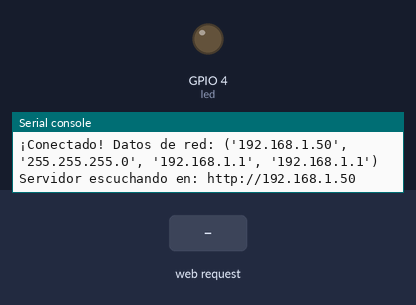
Bench run of a program on a simulated ESP32 board running MicroPython. Parts: output pins drawn as LEDs (lit = HIGH), the last lines printed to the serial console. Inputs (shaded band) come from the test bench. WiFi joins after 1.5 s.

Above: at 3.7 s.
3.8 s: HTTP request GET /led received
At 4.7 s:
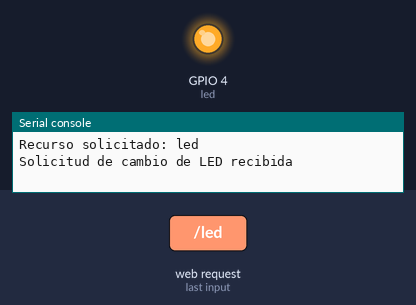
5.3 s: HTTP request GET / received
Timing chart, 0 to 8.3 s (numbered marks = the images above; inputs shaded):
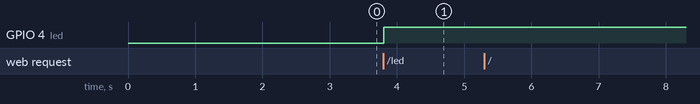

Measured:
- after the input at 3.8 s, GPIO 4 (led): LOW → HIGH at once

The program:

Wifi_TurnOnLed_Button.py
```python
import machine # Para controlar el hardware (pines, leds)
import network # Para manejar el WiFi
import socket  # Para crear el servidor web
import time    # Para pausas (sleep)

# --- 1. CONFIGURACIÓN DEL HARDWARE ---
on = False  # Variable lógica para saber el estado del LED (memoria)
led = machine.Pin(4, machine.Pin.OUT) # Definimos el pin 4 como salida
led.value(0) # Empezamos con el LED apagado

# --- 2. CONFIGURACIÓN DE LA RED WIFI ---
sta_if = network.WLAN(network.WLAN.IF_STA) # Modo 'Estación' (se conecta a un router)

# Reinicio preventivo de la interfaz WiFi para evitar errores previos
sta_if.active(False)
time.sleep(0.5)
sta_if.active(True)

# Intentamos conectar
if not sta_if.isconnected():
    print('Conectando a la red...')
    # Identificador del internet y contrasena
    sta_if.connect('TeresaWifi', '150V4k9T')

    intentos = 0
    # Esperamos hasta conectar o hasta que pasen 50 segundos
    while not sta_if.isconnected() and intentos < 50:
        print("Esperando conexión...")
        time.sleep(1)
        intentos += 1

# Verificación final de conexión
if sta_if.isconnected():
    # ifconfig() nos da la IP asignada (ej: 192.168.1.50)
    print('¡Conectado! Datos de red:', sta_if.ifconfig())
    ip = sta_if.ifconfig()[0] # Guardamos la dirección IP
else:
    print('No se pudo conectar. Revisa la contraseña.')
    ip = '0.0.0.0' # Evita que el código falle abajo si no hay IP

# --- 3. CREACIÓN DEL SERVIDOR (SOCKET) ---
# AF_INET = Protocolo de Internet (IP)
# SOCK_STREAM = Protocolo TCP (fiable)
server_socket = socket.socket(socket.AF_INET, socket.SOCK_STREAM)

# "bind" asocia el socket a tu IP y al puerto 80 (estándar web)
server_socket.bind((ip, 80))
server_socket.listen(5) # Escucha hasta 5 conexiones simultáneas
print(f"Servidor escuchando en: http://{ip}")

# --- 4. CICLO PRINCIPAL
while True:
    try:
        # Aceptamos una conexión entrante (navegador del celular/PC)
        conn, addr = server_socket.accept()
        print("Cliente conectado desde:", addr)

        # Recibimos la petición (lo que el navegador pide)
        request = conn.recv(1024)

        # --- PARSEO (ANÁLISIS) DE LA PETICIÓN ---
        # Convertimos los bytes a string y buscamos qué pide el navegador.
        # Una petición se ve así: "GET /led HTTP/1.1..."
        # El split corta el texto para quedarnos solo con "/led" o "/"
        request_str = str(request).split("GET /")[1].split(" ")[0]
        print("Recurso solicitado:", request_str)

        # CASO A: El usuario entra a la página principal (IP sola)
        if request_str == "":
            # Creamos el HTML con JavaScript incrustado
            response = """HTTP/1.1 200 OK
Content-Type: text/html

<!DOCTYPE html>
<html>
<head>
    <title>ESP32 Teresa Server</title>
    <meta name="viewport" content="width=device-width, initial-scale=1">
    <style>
        /* Un poco de estilo para que el botón se vea bien */
        body { font-family: Arial; text-align: center; margin-top: 50px; }
        button { font-size: 20px; padding: 20px; border-radius: 10px; color: white; background-color: red; }
    </style>
</head>
<body>
    <h1>Control LED ESP32</h1>

    <button id="boton" onclick="turnonoff()">OFF</button>

    <script>
    // --- LÓGICA JAVASCRIPT (Corre en el navegador) ---
    function turnonoff() {
        var r = new XMLHttpRequest();
        r.open("GET", "led", true); // Pide la ruta /led al ESP32

        r.onload = function() {
            console.log("Respuesta del ESP32:", r.responseText);
            // Si el ESP32 dice que prendió...
            if(r.responseText.includes("ON")) {
                document.getElementById("boton").innerHTML = "ENCENDIDO";
                document.getElementById("boton").style.backgroundColor = "green";
            }
            // Si el ESP32 dice que apagó...
            else if(r.responseText.includes("OFF")) {
                document.getElementById("boton").innerHTML = "APAGADO";
                document.getElementById("boton").style.backgroundColor = "red";
            }
        };
        r.send(); // Envía la petición
    }
    </script>
</body>
</html>
"""
            conn.send(response.encode()) # Enviamos el HTML al navegador
            conn.close() # Cerramos conexión (muy importante en HTTP)

        # CASO B: El JavaScript pide cambiar el LED (ruta "led")
        elif "led" in request_str:
            print("Solicitud de cambio de LED recibida")

            # Invertimos el estado
            if on:
                led.value(0) # Apagar físico
                on = False   # Actualizar variable
                resp_data = "OFF"
            else:
                led.value(1) # Prender físico
                on = True    # Actualizar variable
                resp_data = "ON"

            # Respondemos solo con texto plano (no HTML completo)
            response = "HTTP/1.1 200 OK\r\nContent-Type: text/plain\r\n\r\n" + resp_data
            conn.send(response.encode())
            conn.close()

    except Exception as e:
        print("Error en el bucle:", e)
        # Si algo falla, intenta cerrar la conexión para no bloquear el ESP32
        try: conn.close()
        except: pass
    
```
